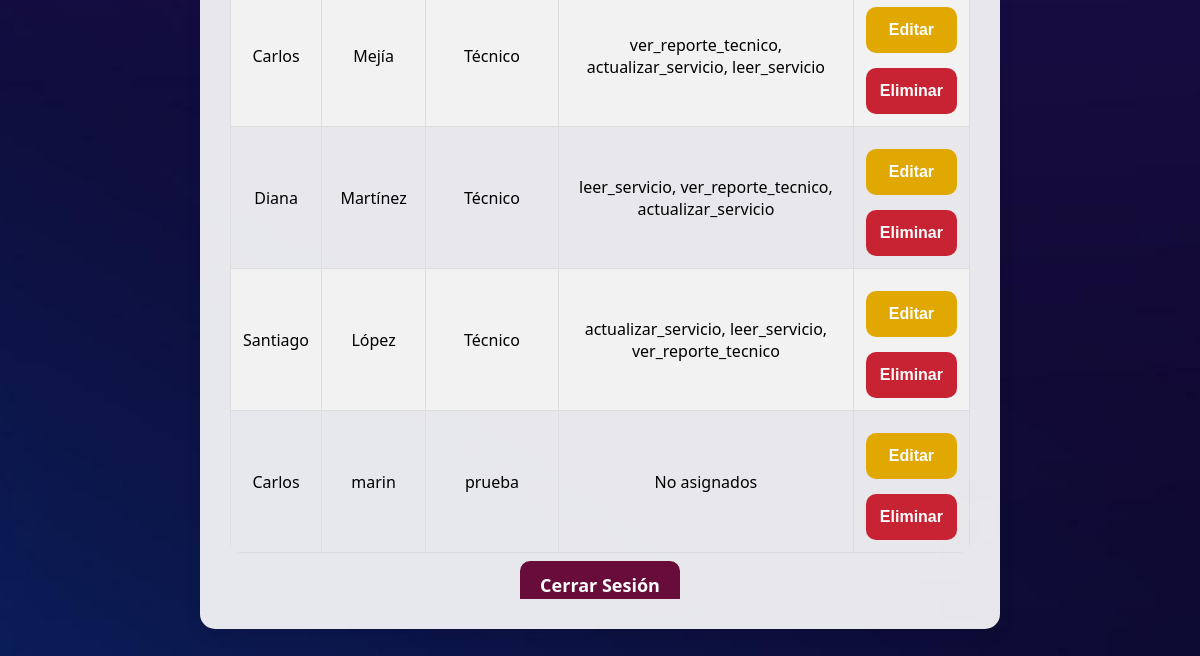
The page /administrador.php (signed in, lower part) on the database as committed earlier.
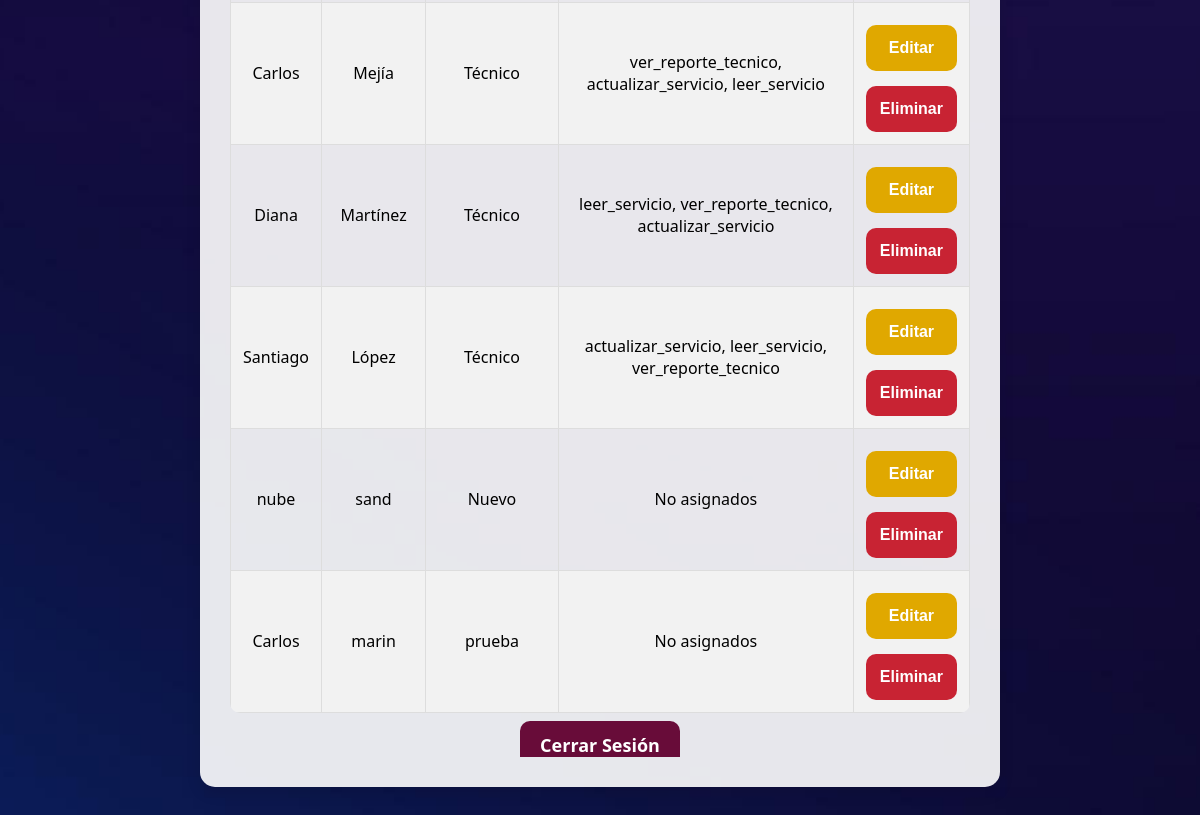
The same page on the database as committed later.
### tables this page shows
CREATE TABLE `empleados` (
  `Cedula_Empleado_id` int(11) NOT NULL,
  `Nombre` varchar(100) NOT NULL,
  `Apellido` varchar(100) NOT NULL,
  `Contraseña` varchar(100) NOT NULL,
  `Rol_id` int(11) NOT NULL,
  `Email` varchar(100) DEFAULT NULL,
  `Telefono` varchar(20) NOT NULL,
  `intentos_fallidos` int(11) DEFAULT 0,
  `fecha_hora_bloqueo` datetime DEFAULT NULL
);

CREATE TABLE `roles` (
  `id` int(11) NOT NULL,
  `nombre` varchar(50) NOT NULL,
  `descripcion` text DEFAULT NULL
);

### administrador.php (the view, shortened to what this page needs)
<?php
require_once 'config.php';
$sqlUsuarios = "
    SELECT e.Cedula_Empleado_id, e.Nombre, e.Apellido, e.Rol_id, r.nombre AS rol_nombre,
           GROUP_CONCAT(p.nombre SEPARATOR ', ') AS permisos
    FROM empleados e
    LEFT JOIN roles r ON e.Rol_id = r.id
    LEFT JOIN rol_permisos rp ON r.id = rp.rol_id
    LEFT JOIN permisos p ON rp.permiso_id = p.id
    GROUP BY e.Cedula_Empleado_id, e.Nombre, e.Apellido, r.nombre
";
$resultUsuarios = $conn->query($sqlUsuarios);
?>
<!DOCTYPE html>
<html lang="es">
<head>
</head>
<body>
<div class="container">
    <main class="container_scroll">
        <br>
        <div class="table-container">
            <table>
                <?php while ($usuario = $resultUsuarios->fetch_assoc()) { ?>
                <tr>
                    <td><?php echo $usuario['Nombre']; ?></td>
                    <td><?php echo $usuario['Apellido']; ?></td>
                    <td><?php echo $usuario['rol_nombre']; ?></td>
                    <td><?php echo $usuario['Rol_id'] == 0 ? 'Control de usuarios y roles' : ($usuario['permisos'] ? $usuario['permisos'] : 'No asignados'); ?></td>
                    <td>
                        <?php if ($usuario['Rol_id'] != 0) { ?>
                            <button type="button" class="edit" onclick="abrirModalEditar('<?php echo $usuario['Cedula_Empleado_id']; ?>', '<?php echo $usuario['Nombre']; ?>', '<?php echo $usuario['Apellido']; ?>', '<?php echo $usuario['Rol_id']; ?>')">Editar</button>
                            <form method="POST">
                                <button type="submit" class="delete">Eliminar</button>
                            </form>
                        <?php } ?>
                    </td>
                </tr>
                <?php } ?>
            </table>
        </div>
        <div class="logout">
            <a href="logout.php">Cerrar Sesión</a>
        </div>
    </main>
</div>
</body>
</html>

Rows that differ between the two databases and show on the page:
added empleados: Nombre "nube", Apellido "sand", Rol.nombre "Nuevo", shows "No asignados"
